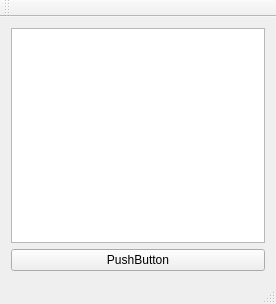
<?xml version="1.0" encoding="UTF-8"?>
<ui version="4.0">
 <class>MainWindow</class>
 <widget class="QMainWindow" name="MainWindow">
  <property name="geometry">
   <rect>
    <x>0</x>
    <y>0</y>
    <width>276</width>
    <height>304</height>
   </rect>
  </property>
  <property name="windowTitle">
   <string>MainWindow</string>
  </property>
  <widget class="QWidget" name="centralWidget">
   <layout class="QGridLayout" name="gridLayout_2">
    <item row="0" column="0">
     <layout class="QGridLayout" name="gridLayout">
      <item row="0" column="0">
       <widget class="MyQPlainTextEdit" name="plainTextEdit"/>
      </item>
      <item row="1" column="0">
       <widget class="QPushButton" name="pushButton">
        <property name="text">
         <string>PushButton</string>
        </property>
       </widget>
      </item>
     </layout>
    </item>
   </layout>
  </widget>
  <widget class="QMenuBar" name="menuBar">
   <property name="geometry">
    <rect>
     <x>0</x>
     <y>0</y>
     <width>276</width>
     <height>22</height>
    </rect>
   </property>
  </widget>
  <widget class="QToolBar" name="mainToolBar">
   <attribute name="toolBarArea">
    <enum>TopToolBarArea</enum>
   </attribute>
   <attribute name="toolBarBreak">
    <bool>false</bool>
   </attribute>
  </widget>
  <widget class="QStatusBar" name="statusBar"/>
 </widget>
 <layoutdefault spacing="6" margin="11"/>
 <customwidgets>
  <customwidget>
   <class>MyQPlainTextEdit</class>
   <extends>QPlainTextEdit</extends>
   <header>myqplaintextedit.h</header>
  </customwidget>
 </customwidgets>
 <resources/>
 <connections/>
</ui>
